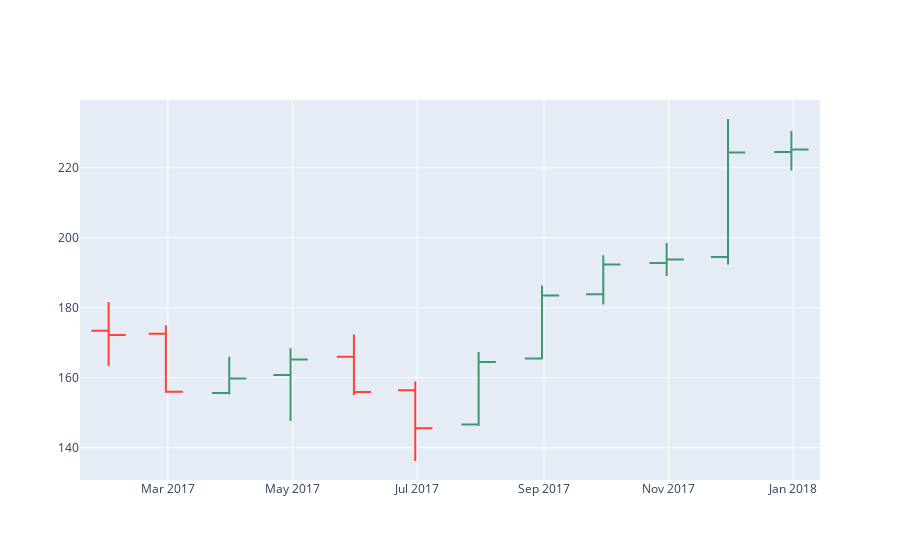

The notebook cell saved with this chart:
### Code cell
trace2 = go.Ohlc(x=sb_m.index,# Проблема месяц, есть ли решение на середину месяца
                open=sb_m['OPEN'],
                high=sb_m['HIGH'],
                low=sb_m['LOW'],
                close=sb_m['CLOSE'])

# убрать бегунок снизу
layout = go.Layout(
    xaxis = dict(
        rangeslider = dict(
            visible = False
        )
    )
)

data2 = [trace2]
fig = go.Figure(data=data2,layout=layout)
iplot(fig)

### Figure 1 — Plotly figure (JSON) as saved in the notebook; plotly's stock layout.template omitted (floating-point values rounded to 4 significant figures)
{"data": [{"close": [172.2, 156, 159.8, 165.2, 155.9, 145.6, 164.5, 183.5, 192.3, 193.8, 224.3, 225.2], "high": [181.7, 175.0, 166.0, 168.4, 172.4, 158.9, 167.3, 186.3, 195, 198.5, 233.9, 230.5], "low": [163.3, 155.7, 155.2, 147.6, 155.0, 136.2, 146.2, 165.3, 180.9, 189.1, 192.4, 219.2], "open": [173.4, 172.6, 155.7, 160.8, 166, 156.4, 146.7, 165.5, 183.8, 192.8, 194.5, 224.5], "type": "ohlc", "x": ["2017-01-31T00:00:00", "2017-02-28T00:00:00", "2017-03-31T00:00:00", "2017-04-30T00:00:00", "2017-05-31T00:00:00", "2017-06-30T00:00:00", "2017-07-31T00:00:00", "2017-08-31T00:00:00", "2017-09-30T00:00:00", "2017-10-31T00:00:00", "2017-11-30T00:00:00", "2017-12-31T00:00:00"]}], "layout": {"xaxis": {"rangeslider": {"visible": false}}}}
